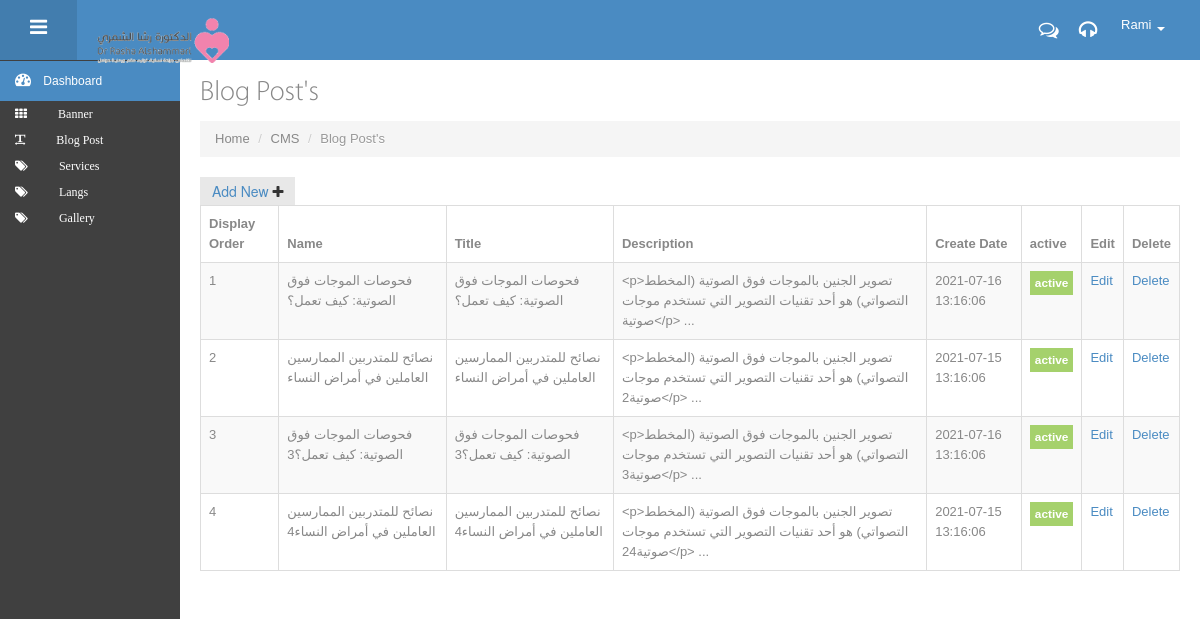
Screenshot of /rasha-cms/BlogPostView.php (signed in) with the database file from the repository.
### tables this page shows
CREATE TABLE `blog_posts` (
  `post_id` int(11) NOT NULL,
  `category_id` int(11) DEFAULT NULL,
  `name` text DEFAULT NULL,
  `display_order` int(11) DEFAULT NULL,
  `featured_photo` text DEFAULT NULL,
  `slug` text DEFAULT NULL,
  `title` text DEFAULT NULL,
  `meta_description` text DEFAULT NULL,
  `description` text DEFAULT NULL,
  `create_date` datetime DEFAULT current_timestamp(),
  `is_active` tinyint(1) DEFAULT 1,
  `language` text DEFAULT 'ar'
);

### rasha-cms/BlogPostView.php (the view, shortened to what this page needs)
<?php
require_once('config.php');
?>
<!DOCTYPE html>
 <html lang="en">
<head>
   <link href="assets/bootstrap/css/bootstrap.min.css" rel="stylesheet" />
   <link href="assets/bootstrap/css/bootstrap-responsive.min.css" rel="stylesheet" />
   <link href="assets/bootstrap/css/bootstrap-fileupload.css" rel="stylesheet" />
   <link href="assets/font-awesome/css/font-awesome.css" rel="stylesheet" />
   <link href="css/style.css" rel="stylesheet" />
   <link href="css/style-responsive.css" rel="stylesheet" />
   <link href="css/style-default.css" rel="stylesheet" id="style_color" />
</head>
<body class="fixed-top">
   <?php
        require('header.php');
   ?>
   <div id="container" class="row-fluid">
      <div class="sidebar-scroll">
        <div id="sidebar" class="nav-collapse collapse">
         <?php
         include('menu.php');
            ?>
      </div>
      </div>
      <div id="main-content">
         <div class="container-fluid">
            <div class="row-fluid">
               <div class="span12">
                   <h3 class="page-title">
                     Blog Post's
                    </h3>
                   <ul class="breadcrumb">
                       <li>
                           <a href="#">Home</a>
                           <span class="divider">/</span>
                       </li>
                       <li>
                           <a href="#">CMS </a>
                           <span class="divider">/</span>
                       </li>
                       <li class="active">
                           Blog Post's
                       </li>
                   </ul>
               </div>
            </div>
            <div class="clearfix">
                                     <div class="btn-group">
                                         <button id="editable-sample_new" class="btn green">
                                             <a href="./AddBlogPost.php">Add New</a> <i class="icon-plus"></i>
                                         </button>
                                     </div>
                                 </div>
                                 <table class="table table-striped table-hover table-bordered" id="editable-sample">
                                     <thead>
                                     <tr>
                                         <th>Display Order</th>
                                         <th>Name</th>
                                         <th>Title</th>
                                         <th>Description</th>
                                         <th>Create Date</th>
                                         <th>active</th>
                                         <th>Edit</th>
                                         <th>Delete</th>
                                     </tr>
                                     </thead>
                                     <tbody>
<?php
$q=mysqli_query($connection,"SELECT * FROM blog_posts ORDER BY display_order");
if(mysqli_num_rows($q)<1){
echo "No Post's Found!";
}else{
while($post = mysqli_fetch_assoc($q)){
    if($post['is_active']==1){$postStatus = '<span class="label label-success">active</span>';}
    else {$postStatus='<span class="label label-inverse">Not Active</span>';}
    echo '
                                    <tr class="center">
                                         <td>'.$post['display_order'].'</td>
                                         <td>'.$post['name'].'</td>
                                         <td>'.$post['title'].'</td>
                                         <td>'.htmlspecialchars(substr($post['description'],0,250)).'...</td>
                                         <td>'.$post['create_date'].'</td>
                                         <td>'.$postStatus.'</td>
                                         <td><a class="edit" href="postEdit.php?post_id='.$post['post_id'].'">Edit</a></td>
                                         <td><a class="delete" href="javascript:;" onclick="deleteBlogPost('.$post['post_id'].')">Delete</a></td>
                                     </tr>
    ';
}
    }
 ?>
                                     </tbody>
                                 </table>
         </div>
      </div>
   </div>
</body>
</html>

### rasha-cms/css/style-responsive.css (style rules this page uses)
@media (min-width: 980px) { #sidebar { position: absolute; width: 180px; } }
@media (min-width: 980px) { #main-content { margin-top: 0px !important; } }
@media (min-width: 980px) { .fixed-top #main-content { margin-top: 20px; } }

### rasha-cms/css/style-default.css (style rules this page uses)
body { color: #888888; }
a, a:hover { text-shadow: none !important; color: #4a8bc2; }

### rows the page displays
blog_posts: display_order "1", name "فحوصات الموجات فوق الصوتية: كيف تعمل؟", title "فحوصات الموجات فوق الصوتية: كيف تعمل؟", description "<p>تصوير الجنين بالموجات فوق الصوتية (المخطط التصواتي) هو أحد تقنيات التصوير التي تستخدم موجات صوتية</p>", create_date "2021-07-16 13:16:06", is_active "active"
blog_posts: display_order "2", name "نصائح للمتدربين الممارسين العاملين في أمراض النساء", title "نصائح للمتدربين الممارسين العاملين في أمراض النساء", description "<p>تصوير الجنين بالموجات فوق الصوتية (المخطط التصواتي) هو أحد تقنيات التصوير التي تستخدم موجات صوتية2</p>", create_date "2021-07-15 13:16:06", is_active "active"
blog_posts: display_order "3", name "فحوصات الموجات فوق الصوتية: كيف تعمل؟3", title "فحوصات الموجات فوق الصوتية: كيف تعمل؟3", description "<p>تصوير الجنين بالموجات فوق الصوتية (المخطط التصواتي) هو أحد تقنيات التصوير التي تستخدم موجات صوتية3</p>", create_date "2021-07-16 13:16:06", is_active "active"
blog_posts: display_order "4", name "نصائح للمتدربين الممارسين العاملين في أمراض النساء4", title "نصائح للمتدربين الممارسين العاملين في أمراض النساء4", description "<p>تصوير الجنين بالموجات فوق الصوتية (المخطط التصواتي) هو أحد تقنيات التصوير التي تستخدم موجات صوتية24</p>", create_date "2021-07-15 13:16:06", is_active "active"

### other values shown
$_SESSION['username'] "Rami"
